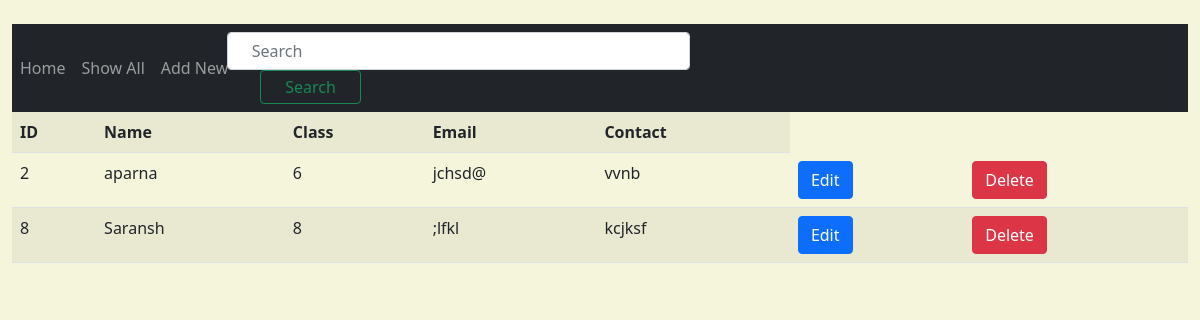
The page /show on the database as committed earlier.
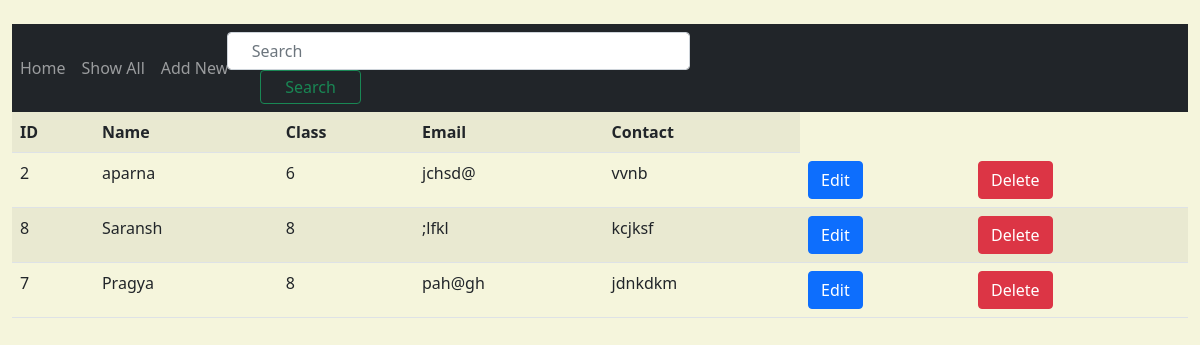
The same page on the database as committed later.
### myapp/models.py (models this page shows)
class Employee(models.Model):
    eid = models.CharField(max_length = 20)
    ename = models.CharField(max_length=100)
    eclass = models.CharField(max_length=100,null=True,blank=False)
    eemail = models.CharField(max_length=50)
    econtact = models.CharField(max_length = 30)

### myapp/views.py (the view)
# urls.py: path('show',views.show),
def show(request):
    employee = Employee.objects.all
    return render(request, 'show.html',{'employee':employee})

### myapp/Templates/show.html
{% extends 'base.html' %}
{% block content %}
<table class ="table table-striped">
    <tr>
    <th>ID</th>
    <th>Name</th>
    <th>Class</th>
    <th>Email</th>
    <th>Contact</th>
    </tr>
    {% for i in employee %}
    <tr>
        <td>{{i.eid}}</td>
        <td>{{i.ename}}</td>
        <td>{{i.eclass}}</td>
        <td>{{i.eemail}}</td>
        <td>{{i.econtact}}</td>
        <td>
            <button type="button" class="btn btn-primary"><a href = "edit/{{i.id}}" style="text-decoration: none; color: white;"> Edit </a></button>
        </td>
        <td>
            <button type="button" class="btn btn-danger"><a href = "delete/{{i.id}}" style="text-decoration: none; color: white;"> Delete </a></button>
        </td>
    </tr>
    {% endfor %}
</table>
{% endblock %}

Rows that differ between the two databases and show on the page:
added Employee: eid "7", ename "Pragya", eclass "8", eemail "pah@gh", econtact "jdnkdkm"
